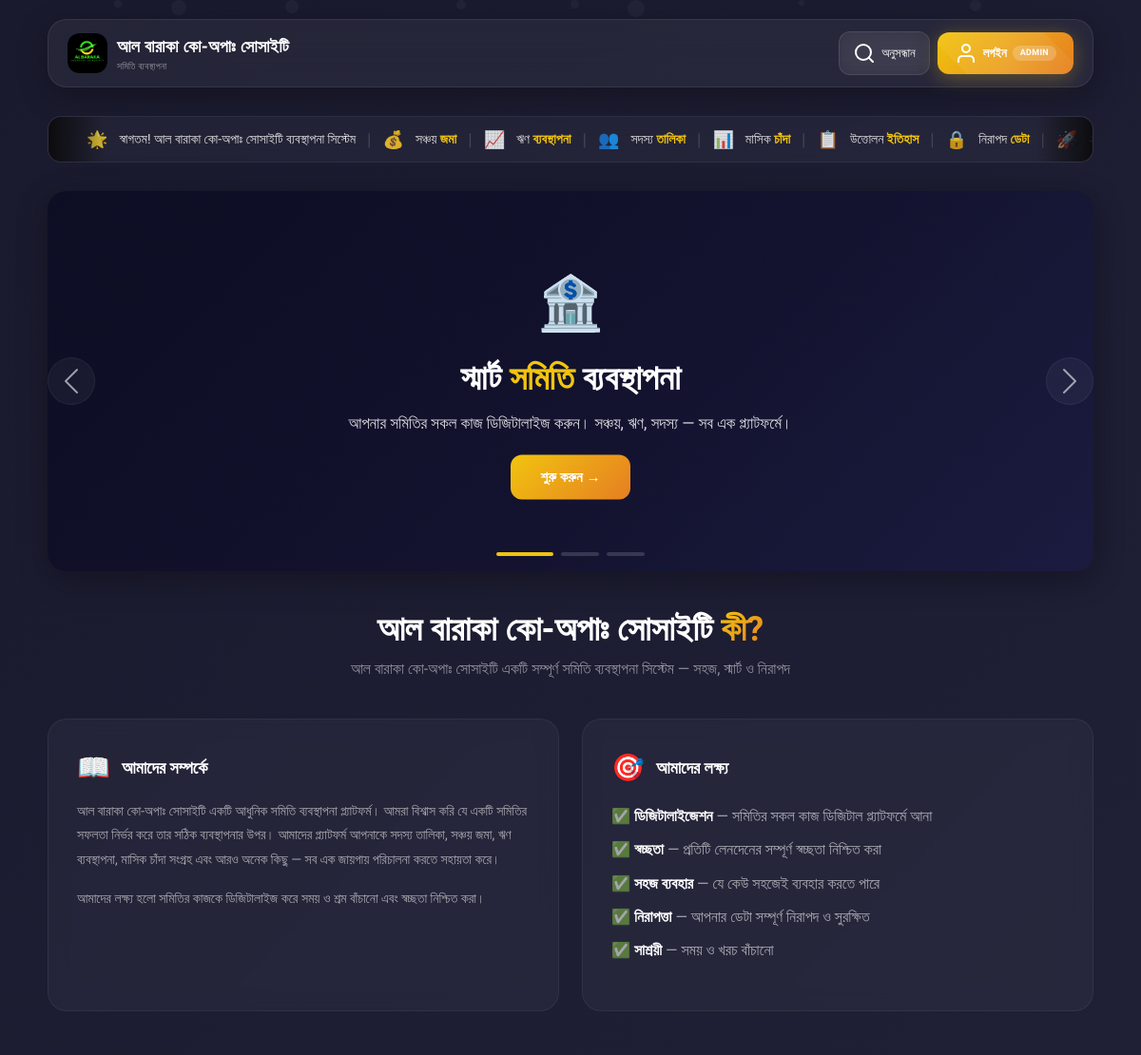
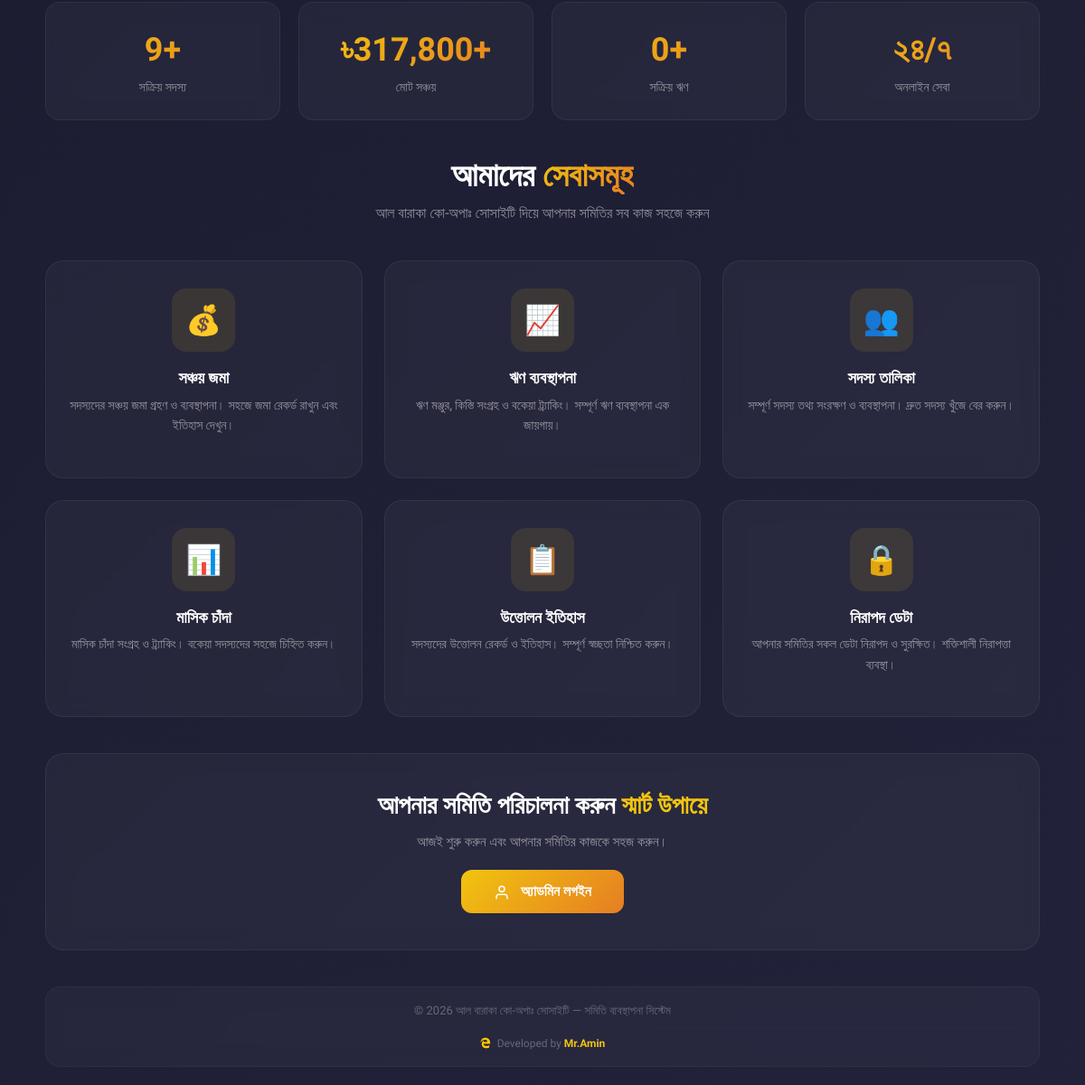
The page / on the database its author committed (2 pictures, top to bottom).
### tables this page shows
CREATE TABLE `settings` (
  `id` int(11) NOT NULL,
  `key_name` varchar(100) NOT NULL,
  `key_value` text DEFAULT NULL,
  `description` varchar(255) DEFAULT NULL,
  `updated_at` timestamp NOT NULL DEFAULT current_timestamp() ON UPDATE current_timestamp()
);

### config/database.php (called while the page is built, shortened)
<?php
class Database
{
    private static $instance = null;
    private mysqli $connection;
    private function connect(): void
    {
        $connection = new mysqli(
            DB_HOST,
            DB_USER,
            DB_PASS,
            DB_NAME
        );
        $connection->query("SET time_zone = '+06:00'");
        $this->connection = $connection;
    }
    public static function getInstance(): self
    {
        if (self::$instance === null) {
            self::$instance = new self();
        }
        return self::$instance;
    }
    public function getConnection(): mysqli
    {
        return $this->connection;
    }
}
function conn(): mysqli
{
    return Database::getInstance()->getConnection();
}

### includes/functions.php (called while the page is built, shortened)
<?php
require_once __DIR__ . '/../config/database.php';
function queryOne(string $sql, string $types = '', array $params = []): ?array {
    $stmt = conn()->prepare($sql);
    $stmt->execute();
    $result = $stmt->get_result()->fetch_assoc();
    return $result ?: null;
}
?>

### index.php (the view, shortened to what this page needs)
<?php
require_once __DIR__ . '/includes/functions.php';
$somity_name = 'সোমিটি';
$logo_url = '';
try {
    $name_result = queryOne("SELECT key_value FROM settings WHERE key_name = 'somity_name'");
    if ($name_result && !empty($name_result['key_value'])) {
        $somity_name = $name_result['key_value'];
    }
    $logo_result = queryOne("SELECT key_value FROM settings WHERE key_name = 'logo_url'");
    if ($logo_result && !empty($logo_result['key_value'])) {
        $logo_url = $logo_result['key_value'];
    }
    $favicon_result = queryOne("SELECT key_value FROM settings WHERE key_name = 'favicon_url'");
} catch (Exception $e) {
    $somity_name = 'সোমিটি';
    $logo_url = '';
    $favicon_url = '';
}
$total_members = 0;
$total_deposits = 0;
$total_loans = 0;
try {
    $members_count = queryOne("SELECT COUNT(*) as count FROM members WHERE status = 'active'");
    $total_members = $members_count['count'] ?? 0;
    $deposits_sum = queryOne("SELECT SUM(amount) as total FROM deposits");
    $total_deposits = $deposits_sum['total'] ?? 0;
    $loans_count = queryOne("SELECT COUNT(*) as count FROM loans WHERE status = 'active'");
    $total_loans = $loans_count['count'] ?? 0;
} catch (Exception $e) {
    $total_members = 0;
    $total_deposits = 0;
    $total_loans = 0;
}
$full_logo_url = '';
if (!empty($logo_url)) {
    if (strpos($logo_url, 'http://') === 0 || strpos($logo_url, 'https://') === 0) {
        $full_logo_url = $logo_url;
    } else {
        $logo_path = ltrim($logo_url, '/');
        if (strpos($logo_path, 'images/') === 0 || strpos($logo_path, 'uploads/') === 0) {
            $full_logo_url = '/' . $logo_path;
        } else {
            $full_logo_url = '/images/' . $logo_path;
        }
    }
}
?>
<!DOCTYPE html>
<html lang="bn">
<head>
    <link href="https://cdn.jsdelivr.net/npm/bootstrap@5.3.2/dist/css/bootstrap.min.css" rel="stylesheet">
    <link rel="stylesheet" href="https://cdn.jsdelivr.net/npm/@fortawesome/fontawesome-free@6/css/all.min.css">
</head>
<body>
<div class="bg-animation"></div>
<div class="particles">
    <div class="particle"></div>
    <div class="particle"></div>
    <div class="particle"></div>
    <div class="particle"></div>
    <div class="particle"></div>
    <div class="particle"></div>
    <div class="particle"></div>
    <div class="particle"></div>
</div>
<div class="container">
    <header class="glass-header">
        <div class="header-inner">
            <a href="/" class="brand">
                <div class="brand-icon <?= !empty($full_logo_url) ? 'has-logo' : '' ?>">
                    <?php if (!empty($full_logo_url)): ?>
                        <img src="<?= htmlspecialchars($full_logo_url) ?>" alt="<?= htmlspecialchars($somity_name) ?> Logo">
                    <?php else: ?>
                        স
                    <?php endif; ?>
                </div>
                <div class="brand-text">
                    <?= htmlspecialchars($somity_name) ?>
                    <span class="brand-sub">সমিতি ব্যবস্থাপনা</span>
                </div>
            </a>
            <div class="header-actions">
                <a href="/search.php" class="btn-search-gorgeous">
                    <i data-feather="search"></i>
                    <span class="btn-text">অনুসন্ধান</span>
                </a>
                <a href="/member/login.php" class="btn-login-gorgeous">
                    <i data-feather="user" class="btn-icon"></i>
                    <span class="btn-text">লগইন</span>
                    <span class="btn-badge">admin</span>
                </a>
            </div>
        </div>
    </header>
    <div class="marquee-container">
        <div class="marquee-content">
            <span class="marquee-item">
                <span class="emoji">🌟</span>
                <span>স্বাগতম! <?= htmlspecialchars($somity_name) ?> ব্যবস্থাপনা সিস্টেম</span>
                <span class="separator">|</span>
                <span class="emoji">💰</span>
                <span>সঞ্চয় <span class="highlight">জমা</span></span>
                <span class="separator">|</span>
                <span class="emoji">📈</span>
                <span>ঋণ <span class="highlight">ব্যবস্থাপনা</span></span>
                <span class="separator">|</span>
                <span class="emoji">👥</span>
                <span>সদস্য <span class="highlight">তালিকা</span></span>
                <span class="separator">|</span>
                <span class="emoji">📊</span>
                <span>মাসিক <span class="highlight">চাঁদা</span></span>
                <span class="separator">|</span>
                <span class="emoji">📋</span>
                <span>উত্তোলন <span class="highlight">ইতিহাস</span></span>
                <span class="separator">|</span>
                <span class="emoji">🔒</span>
                <span>নিরাপদ <span class="highlight">ডেটা</span></span>
                <span class="separator">|</span>
                <span class="emoji">🚀</span>
                <span>২৪/৭ <span class="highlight">সেবা</span></span>
            </span>
        </div>
    </div>
    <div id="bannerSlider" class="carousel slide banner-slider" data-bs-ride="carousel" data-bs-interval="5000">
        <div class="carousel-indicators">
            <button type="button" data-bs-target="#bannerSlider" data-bs-slide-to="0" class="active"></button>
            <button type="button" data-bs-target="#bannerSlider" data-bs-slide-to="1"></button>
            <button type="button" data-bs-target="#bannerSlider" data-bs-slide-to="2"></button>
        </div>
        <div class="carousel-inner">
            <div class="carousel-item active banner-slide-1">
                <div class="banner-content">
                    <span class="banner-icon">🏦</span>
                    <h3>স্মার্ট <span class="highlight">সমিতি</span> ব্যবস্থাপনা</h3>
                    <p>আপনার সমিতির সকল কাজ ডিজিটালাইজ করুন। সঞ্চয়, ঋণ, সদস্য — সব এক প্ল্যাটফর্মে।</p>
                    <a href="/member/login.php" class="banner-btn">শুরু করুন →</a>
                </div>
            </div>
        </div>
        <button class="carousel-control-prev" type="button" data-bs-target="#bannerSlider" data-bs-slide="prev">
            <span class="carousel-control-prev-icon"></span>
        </button>
        <button class="carousel-control-next" type="button" data-bs-target="#bannerSlider" data-bs-slide="next">
            <span class="carousel-control-next-icon"></span>
        </button>
    </div>
    <div class="section-title">
        <h2><?= htmlspecialchars($somity_name) ?> <span class="gradient-text">কী?</span></h2>
        <p><?= htmlspecialchars($somity_name) ?> একটি সম্পূর্ণ সমিতি ব্যবস্থাপনা সিস্টেম — সহজ, স্মার্ট ও নিরাপদ</p>
    </div>
    <div class="row g-4 mb-5">
        <div class="col-md-6">
            <div class="feature-card" style="text-align:left;padding:30px;">
                <div style="display:flex;align-items:center;gap:12px;margin-bottom:12px;">
                    <span style="font-size:28px;">📖</span>
                    <h5 class="feature-title" style="margin-bottom:0;">আমাদের সম্পর্কে</h5>
                </div>
                <p class="feature-desc" style="color:rgba(255,255,255,0.6);line-height:1.8;">
                    <?= htmlspecialchars($somity_name) ?> একটি আধুনিক সমিতি ব্যবস্থাপনা প্ল্যাটফর্ম। আমরা বিশ্বাস করি যে একটি সমিতির সফলতা নির্ভর করে
                    তার সঠিক ব্যবস্থাপনার উপর। আমাদের প্ল্যাটফর্ম আপনাকে সদস্য তালিকা, সঞ্চয় জমা, ঋণ ব্যবস্থাপনা,
                    মাসিক চাঁদা সংগ্রহ এবং আরও অনেক কিছু — সব এক জায়গায় পরিচালনা করতে সহায়তা করে।
                </p>
                <p class="feature-desc" style="color:rgba(255,255,255,0.6);line-height:1.8;margin-top:8px;">
                    আমাদের লক্ষ্য হলো সমিতির কাজকে ডিজিটালাইজ করে সময় ও শ্রম বাঁচানো এবং স্বচ্ছতা নিশ্চিত করা।
                </p>
            </div>
        </div>
        <div class="col-md-6">
            <div class="feature-card" style="text-align:left;padding:30px;">
                <div style="display:flex;align-items:center;gap:12px;margin-bottom:12px;">
                    <span style="font-size:28px;">🎯</span>
                    <h5 class="feature-title" style="margin-bottom:0;">আমাদের লক্ষ্য</h5>
                </div>
                <ul style="color:rgba(255,255,255,0.6);list-style:none;padding:0;line-height:2.2;">
                    <li>✅ <strong style="color:white;">ডিজিটালাইজেশন</strong> — সমিতির সকল কাজ ডিজিটাল প্ল্যাটফর্মে আনা</li>
                    <li>✅ <strong style="color:white;">স্বচ্ছতা</strong> — প্রতিটি লেনদেনের সম্পূর্ণ স্বচ্ছতা নিশ্চিত করা</li>
                    <li>✅ <strong style="color:white;">সহজ ব্যবহার</strong> — যে কেউ সহজেই ব্যবহার করতে পারে</li>
                    <li>✅ <strong style="color:white;">নিরাপত্তা</strong> — আপনার ডেটা সম্পূর্ণ নিরাপদ ও সুরক্ষিত</li>
                    <li>✅ <strong style="color:white;">সাশ্রয়ী</strong> — সময় ও খরচ বাঁচানো</li>
                </ul>
            </div>
        </div>
    </div>
    <div class="stats-section">
        <div class="stat-card">
            <div class="stat-number"><?= number_format($total_members) ?>+</div>
            <div class="stat-label">সক্রিয় সদস্য</div>
        </div>
        <div class="stat-card">
            <div class="stat-number">৳<?= number_format($total_deposits, 0) ?>+</div>
            <div class="stat-label">মোট সঞ্চয়</div>
        </div>
        <div class="stat-card">
            <div class="stat-number"><?= number_format($total_loans) ?>+</div>
            <div class="stat-label">সক্রিয় ঋণ</div>
        </div>
        <div class="stat-card">
            <div class="stat-number">২৪/৭</div>
            <div class="stat-label">অনলাইন সেবা</div>
        </div>
    </div>
    <div class="section-title">
        <h2>আমাদের <span class="gradient-text">সেবাসমূহ</span></h2>
        <p><?= htmlspecialchars($somity_name) ?> দিয়ে আপনার সমিতির সব কাজ সহজে করুন</p>
    </div>
    <div class="row g-4">
        <div class="col-md-4">
            <div class="feature-card">
                <div class="feature-icon">💰</div>
                <h5 class="feature-title">সঞ্চয় জমা</h5>
                <p class="feature-desc">সদস্যদের সঞ্চয় জমা গ্রহণ ও ব্যবস্থাপনা। সহজে জমা রেকর্ড রাখুন এবং ইতিহাস দেখুন।</p>
            </div>
        </div>
        <div class="col-md-4">
            <div class="feature-card">
                <div class="feature-icon">📈</div>
                <h5 class="feature-title">ঋণ ব্যবস্থাপনা</h5>
                <p class="feature-desc">ঋণ মঞ্জুর, কিস্তি সংগ্রহ ও বকেয়া ট্র্যাকিং। সম্পূর্ণ ঋণ ব্যবস্থাপনা এক জায়গায়।</p>
            </div>
        </div>
        <div class="col-md-4">
            <div class="feature-card">
                <div class="feature-icon">👥</div>
                <h5 class="feature-title">সদস্য তালিকা</h5>
                <p class="feature-desc">সম্পূর্ণ সদস্য তথ্য সংরক্ষণ ও ব্যবস্থাপনা। দ্রুত সদস্য খুঁজে বের করুন।</p>
            </div>
        </div>
        <div class="col-md-4">
            <div class="feature-card">
                <div class="feature-icon">📊</div>
                <h5 class="feature-title">মাসিক চাঁদা</h5>
                <p class="feature-desc">মাসিক চাঁদা সংগ্রহ ও ট্র্যাকিং। বকেয়া সদস্যদের সহজে চিহ্নিত করুন।</p>
            </div>
        </div>
        <div class="col-md-4">
            <div class="feature-card">
                <div class="feature-icon">📋</div>
                <h5 class="feature-title">উত্তোলন ইতিহাস</h5>
                <p class="feature-desc">সদস্যদের উত্তোলন রেকর্ড ও ইতিহাস। সম্পূর্ণ স্বচ্ছতা নিশ্চিত করুন।</p>
            </div>
        </div>
        <div class="col-md-4">
            <div class="feature-card">
                <div class="feature-icon">🔒</div>
                <h5 class="feature-title">নিরাপদ ডেটা</h5>
                <p class="feature-desc">আপনার সমিতির সকল ডেটা নিরাপদ ও সুরক্ষিত। শক্তিশালী নিরাপত্তা ব্যবস্থা।</p>
            </div>
        </div>
    </div>
    <div class="cta-section">
        <h3>আপনার সমিতি পরিচালনা করুন <span>স্মার্ট উপায়ে</span></h3>
        <p>আজই শুরু করুন এবং আপনার সমিতির কাজকে সহজ করুন।</p>
        <a href="/admin/login.php" class="cta-btn">
            <i data-feather="user" style="width:18px;height:18px;vertical-align:middle;margin-right:8px;"></i>
            অ্যাডমিন লগইন
        </a>
    </div>
    <footer class="glass-footer">
        <div class="footer-text">
            &copy; <?= date('Y') ?> <?= htmlspecialchars($somity_name) ?> — সমিতি ব্যবস্থাপনা সিস্টেম
        </div>
        <hr class="footer-divider">
        <div class="footer-developer">
        <i class="fa-brands fa-edge-legacy" style="color: rgb(255, 199, 0); margin-right: 4px;"></i> Developed by <a href="https://amin.free.nf/" target="_blank">Mr.Amin</a>
        </div>
    </footer>
</div>
</body>
</html>

### rows shown on the page
settings: key_value (picture)
settings: key_value "আল বারাকা কো-অপাঃ সোসাইটি"

### other values the page prints
$total_members "9"
$total_deposits "317,800"
$total_loans "0"
